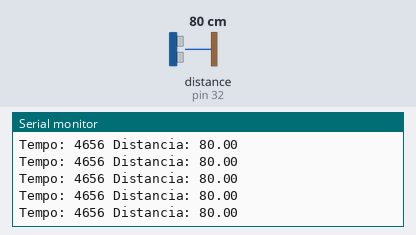
This sketch was run on a simulated Arduino Mega 2560, built with avr-gcc and run on an emulated ATmega2560. Shown: the last lines printed to the serial monitor. The test bench sets the inputs (shaded band); at power-on: distance to the obstacle (sensor on pin 32) 80 cm. The echo pulse lasts 58.3 µs per cm.

Above: at 1.2 s.
1.3 s: distance to the obstacle (sensor on pin 32) set to 2 cm
At 2.3 s:
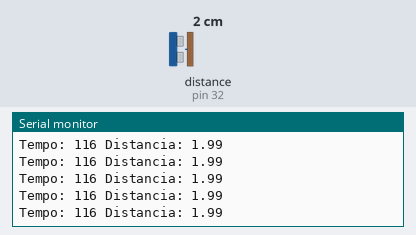
4.3 s: distance to the obstacle (sensor on pin 32) set to 18 cm
At 5.0 s:
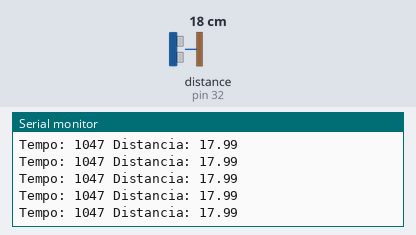
7.3 s: distance to the obstacle (sensor on pin 32) set to 4 cm
At 7.8 s:
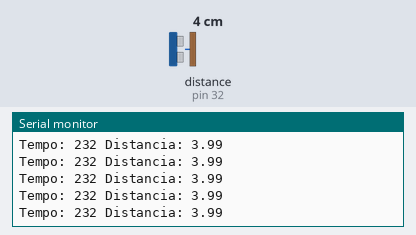
Timing chart, 0 to 10.3 s (numbered marks = the images above; inputs shaded):
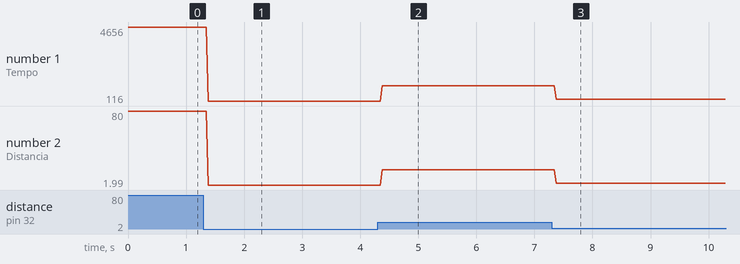

Measured:
- after the input at 1.3 s, the serial monitor: prints a new line after 0.08 s (image 1)
- after the input at 4.3 s, the serial monitor: prints a new line after 0.08 s (image 2)
- after the input at 7.3 s, the serial monitor: prints a new line after 0.07 s (image 3)
- plotted number 1: 4656 → 116 after the input at 1.3 s, 116 → 1047 after the input at 4.3 s, 1047 → 232 after the input at 7.3 s
- plotted number 2: 80 → 1.99 after the input at 1.3 s, 1.99 → 17.99 after the input at 4.3 s, 17.99 → 3.99 after the input at 7.3 s

The sketch:

Ultrasonic.ino
```cpp
#include <Ultrasonic.h>

#define TRIGGER_PIN 30
#define ECHO_PIN 32

Ultrasonic ultrasonic(TRIGGER_PIN, ECHO_PIN);

void setup() {
  Serial.begin(9600);
}

void loop() {
  float distancia;
  long tempo = ultrasonic.timing();

  distancia = ultrasonic.convert(tempo, Ultrasonic::CM);

  Serial.print("Tempo: ");
  Serial.print(tempo);
  Serial.print(" Distancia: ");
  Serial.println(distancia);

}
```
